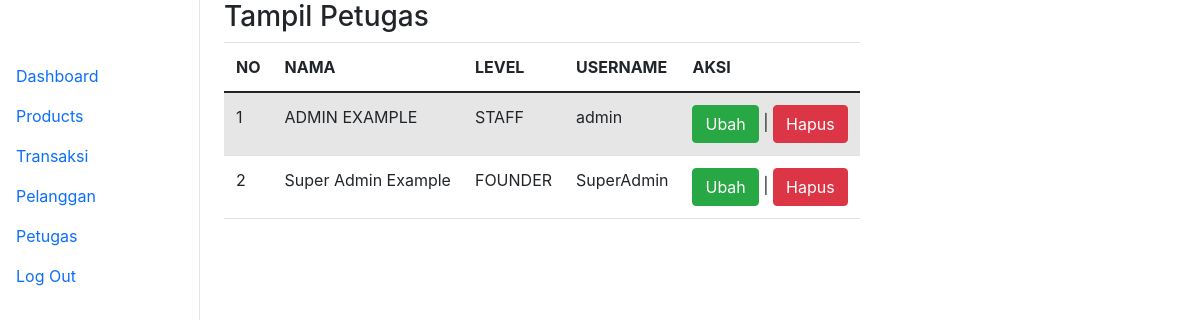
/tugas/tampil_petugas.php (signed in), run on the app's committed database.
### tables this page shows
CREATE TABLE `petugas` (
  `id_petugas` int(11) NOT NULL,
  `nama_petugas` varchar(100) NOT NULL,
  `username` varchar(100) NOT NULL,
  `password` varchar(100) NOT NULL,
  `level` enum('STAFF','FOUNDER') NOT NULL DEFAULT 'STAFF'
);

### tugas/tampil_petugas.php (the view, shortened to what this page needs)
<!DOCTYPE html>
<html>
<head>
    <link href="https://cdn.jsdelivr.net/npm/bootstrap@5.0.1/dist/css/bootstrap.min.css" rel="stylesheet">
</head>
<body>
    <?php include('./admin/sidebar.php') ?>
    <main role="main" class="col-md-9 ml-sm-auto col-lg-10 px-md-4">
        <h3>Tampil Petugas</h3>
        <table class="table table-hover table-striped" style="overflow-x:auto;">
            <thead>
                <tr>
                    <th>NO</th>
                    <th>NAMA</th>
                    <th>LEVEL</th>
                    <th>USERNAME</th>
                    <th>AKSI</th>
                </tr>
            </thead>
            <tbody>
                <?php
                include "koneksi.php";
                $qry_petugas = mysqli_query($con, "SELECT * FROM petugas");
                $no = 0;
                while ($data_petugas = mysqli_fetch_array($qry_petugas)) {
                    $no++;
                ?>
                    <tr>
                        <td><?= $no ?></td>
                        <td><?= $data_petugas['nama_petugas'] ?></td>
                        <td><?= $data_petugas['level'] ?></td>
                        <td><?= $data_petugas['username'] ?></td>
                        <td><a href="ubah_petugas.php?id_petugas=<?= $data_petugas['id_petugas'] ?>" class="btn btn-success">Ubah</a>
                            |
                            <a href="hapus_petugas.php?id_petugas=<?= $data_petugas['id_petugas'] ?>" onclick="return confirm('Apakah anda yakin menghapus data ini?')" class="btn btn-danger">Hapus</a>
                        </td>
                    </tr>
                <?php
                }
                ?>
            </tbody>
        </table>
    </main>
</body>
</html>

### tugas/tampil_petugas.php (style rules this page uses)
table { display: block; overflow-x: auto; white-space: nowrap; }

### data on the page
petugas: nama_petugas "ADMIN EXAMPLE", level "STAFF", username "admin"
petugas: nama_petugas "Super Admin Example", level "FOUNDER", username "SuperAdmin"
